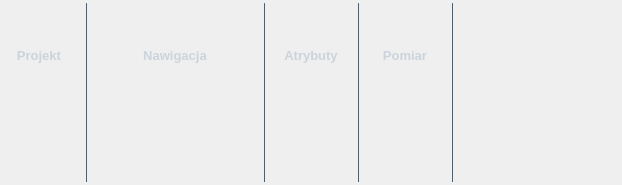
        <widget class="QWidget" name="main_tab">
         <property name="styleSheet">
          <string notr="true">QAbstractButton {
border-radius: 4px;
}</string>
         </property>
         <attribute name="title">
          <string>   Narzędzia podstawowe   </string>
         </attribute>
         <layout class="QGridLayout" name="gridLayout_3">
          <property name="sizeConstraint">
           <enum>QLayout::SetDefaultConstraint</enum>
          </property>
          <property name="leftMargin">
           <number>5</number>
          </property>
          <property name="topMargin">
           <number>3</number>
          </property>
          <property name="rightMargin">
           <number>5</number>
          </property>
          <property name="bottomMargin">
           <number>3</number>
          </property>
          <property name="horizontalSpacing">
           <number>8</number>
          </property>
          <property name="verticalSpacing">
           <number>5</number>
          </property>
          <item row="0" column="23" colspan="2">
           <widget class="QLabel" name="label_43">
            <property name="sizePolicy">
             <sizepolicy hsizetype="Preferred" vsizetype="Fixed">
              <horstretch>0</horstretch>
              <verstretch>0</verstretch>
             </sizepolicy>
            </property>
            <property name="minimumSize">
             <size>
              <width>0</width>
              <height>20</height>
             </size>
            </property>
            <property name="maximumSize">
             <size>
              <width>16777215</width>
              <height>13</height>
             </size>
            </property>
            <property name="font">
             <font>
              <family>Segoe UI</family>
              <pointsize>10</pointsize>
              <weight>75</weight>
              <italic>false</italic>
              <bold>true</bold>
             </font>
            </property>
            <property name="styleSheet">
             <string notr="true">color: rgb(203, 212, 220);
font: 10pt &quot;Segoe UI&quot; ;
font-weight: bold;</string>
            </property>
            <property name="text">
             <string>Pomiar</string>
            </property>
            <property name="alignment">
             <set>Qt::AlignHCenter|Qt::AlignTop</set>
            </property>
            <property name="margin">
             <number>-4</number>
            </property>
           </widget>
          </item>
          <item row="1" column="19">
           <widget class="QToolButton" name="btn_attr_2">
            <property name="minimumSize">
             <size>
              <width>30</width>
              <height>30</height>
             </size>
            </property>
            <property name="maximumSize">
             <size>
              <width>30</width>
              <height>30</height>
             </size>
            </property>
            <property name="text">
             <string/>
            </property>
            <property name="iconSize">
             <size>
              <width>24</width>
              <height>24</height>
             </size>
            </property>
           </widget>
          </item>
          <item row="1" column="23">
           <widget class="QToolButton" name="btn_miary_1">
            <property name="minimumSize">
             <size>
              <width>30</width>
              <height>30</height>
             </size>
            </property>
            <property name="maximumSize">
             <size>
              <width>30</width>
              <height>30</height>
             </size>
            </property>
            <property name="text">
             <string/>
            </property>
            <property name="iconSize">
             <size>
              <width>24</width>
              <height>24</height>
             </size>
            </property>
           </widget>
          </item>
          <item row="1" column="13">
           <widget class="QToolButton" name="btn_nav_1">
            <property name="minimumSize">
             <size>
              <width>30</width>
              <height>30</height>
             </size>
            </property>
            <property name="maximumSize">
             <size>
              <width>30</width>
              <height>30</height>
             </size>
            </property>
            <property name="text">
             <string/>
            </property>
            <property name="icon">
             <iconset>
              <normaloff>:/plugins/giap_layout/icons/panmap.png</normaloff>:/plugins/giap_layout/icons/panmap.png</iconset>
            </property>
            <property name="iconSize">
             <size>
              <width>24</width>
              <height>24</height>
             </size>
            </property>
           </widget>
          </item>
          <item row="2" column="15">
           <widget class="QToolButton" name="btn_nav_7">
            <property name="minimumSize">
             <size>
              <width>30</width>
              <height>30</height>
             </size>
            </property>
            <property name="maximumSize">
             <size>
              <width>30</width>
              <height>30</height>
             </size>
            </property>
            <property name="text">
             <string/>
            </property>
            <property name="iconSize">
             <size>
              <width>24</width>
              <height>24</height>
             </size>
            </property>
           </widget>
          </item>
          <item row="2" column="14">
           <widget class="QToolButton" name="btn_nav_6">
            <property name="minimumSize">
             <size>
              <width>30</width>
              <height>30</height>
             </size>
            </property>
            <property name="maximumSize">
             <size>
              <width>30</width>
              <height>30</height>
             </size>
            </property>
            <property name="text">
             <string/>
            </property>
            <property name="iconSize">
             <size>
              <width>24</width>
              <height>24</height>
             </size>
            </property>
           </widget>
          </item>
          <item row="1" column="0">
           <widget class="QToolButton" name="btn_projekt_1">
            <property name="minimumSize">
             <size>
              <width>30</width>
              <height>30</height>
             </size>
            </property>
            <property name="maximumSize">
             <size>
              <width>30</width>
              <height>30</height>
             </size>
            </property>
            <property name="text">
             <string/>
            </property>
            <property name="iconSize">
             <size>
              <width>24</width>
              <height>24</height>
             </size>
            </property>
           </widget>
          </item>
          <item row="2" column="13">
           <widget class="QToolButton" name="btn_nav_5">
            <property name="minimumSize">
             <size>
              <width>30</width>
              <height>30</height>
             </size>
            </property>
            <property name="maximumSize">
             <size>
              <width>30</width>
              <height>30</height>
             </size>
            </property>
            <property name="text">
             <string/>
            </property>
            <property name="iconSize">
             <size>
              <width>24</width>
              <height>24</height>
             </size>
            </property>
           </widget>
          </item>
          <item row="0" column="35" rowspan="4">
           <spacer name="horizontalSpacer_7">
            <property name="orientation">
             <enum>Qt::Horizontal</enum>
            </property>
            <property name="sizeHint" stdset="0">
             <size>
              <width>40</width>
              <height>20</height>
             </size>
            </property>
           </spacer>
          </item>
          <item row="0" column="18" rowspan="4">
           <widget class="Line" name="line_11">
            <property name="minimumSize">
             <size>
              <width>10</width>
              <height>0</height>
             </size>
            </property>
            <property name="styleSheet">
             <string notr="true">color: qlineargradient(spread:pad, x1:0, y1:1, x2:0, y2:0, stop:0 rgba(65, 97, 124, 255), stop:1 rgba(90, 135, 172, 255));</string>
            </property>
            <property name="frameShadow">
             <enum>QFrame::Plain</enum>
            </property>
            <property name="orientation">
             <enum>Qt::Vertical</enum>
            </property>
           </widget>
          </item>
          <item row="2" column="1">
           <widget class="QToolButton" name="btn_projekt_4">
            <property name="minimumSize">
             <size>
              <width>30</width>
              <height>30</height>
             </size>
            </property>
            <property name="maximumSize">
             <size>
              <width>30</width>
              <height>30</height>
             </size>
            </property>
            <property name="text">
             <string/>
            </property>
            <property name="iconSize">
             <size>
              <width>24</width>
              <height>24</height>
             </size>
            </property>
           </widget>
          </item>
          <item row="0" column="3" rowspan="4">
           <widget class="Line" name="line_16">
            <property name="minimumSize">
             <size>
              <width>10</width>
              <height>0</height>
             </size>
            </property>
            <property name="styleSheet">
             <string notr="true">color: qlineargradient(spread:pad, x1:0, y1:1, x2:0, y2:0, stop:0 rgba(65, 97, 124, 255), stop:1 rgba(90, 135, 172, 255));</string>
            </property>
            <property name="frameShadow">
             <enum>QFrame::Plain</enum>
            </property>
            <property name="orientation">
             <enum>Qt::Vertical</enum>
            </property>
           </widget>
          </item>
          <item row="1" column="20">
           <widget class="QToolButton" name="btn_attr_3">
            <property name="minimumSize">
             <size>
              <width>30</width>
              <height>30</height>
             </size>
            </property>
            <property name="maximumSize">
             <size>
              <width>30</width>
              <height>30</height>
             </size>
            </property>
            <property name="text">
             <string/>
            </property>
            <property name="iconSize">
             <size>
              <width>24</width>
              <height>24</height>
             </size>
            </property>
           </widget>
          </item>
          <item row="0" column="13" colspan="5">
           <widget class="QLabel" name="label_41">
            <property name="sizePolicy">
             <sizepolicy hsizetype="Preferred" vsizetype="Fixed">
              <horstretch>0</horstretch>
              <verstretch>0</verstretch>
             </sizepolicy>
            </property>
            <property name="minimumSize">
             <size>
              <width>0</width>
              <height>20</height>
             </size>
            </property>
            <property name="maximumSize">
             <size>
              <width>16777215</width>
              <height>13</height>
             </size>
            </property>
            <property name="font">
             <font>
              <family>Segoe UI</family>
              <pointsize>10</pointsize>
              <weight>75</weight>
              <italic>false</italic>
              <bold>true</bold>
             </font>
            </property>
            <property name="styleSheet">
             <string notr="true">color: rgb(203, 212, 220);
font: 10pt &quot;Segoe UI&quot; ;
font-weight: bold;</string>
            </property>
            <property name="text">
             <string>Nawigacja</string>
            </property>
            <property name="alignment">
             <set>Qt::AlignHCenter|Qt::AlignTop</set>
            </property>
            <property name="margin">
             <number>-4</number>
            </property>
            <property name="indent">
             <number>-1</number>
            </property>
           </widget>
          </item>
          <item row="2" column="19">
           <widget class="QToolButton" name="btn_attr_1">
            <property name="minimumSize">
             <size>
              <width>30</width>
              <height>30</height>
             </size>
            </property>
            <property name="maximumSize">
             <size>
              <width>30</width>
              <height>30</height>
             </size>
            </property>
            <property name="text">
             <string/>
            </property>
            <property name="iconSize">
             <size>
              <width>24</width>
              <height>24</height>
             </size>
            </property>
           </widget>
          </item>
          <item row="2" column="23">
           <widget class="QToolButton" name="btn_miary_3">
            <property name="minimumSize">
             <size>
              <width>30</width>
              <height>30</height>
             </size>
            </property>
            <property name="maximumSize">
             <size>
              <width>30</width>
              <height>30</height>
             </size>
            </property>
            <property name="text">
             <string/>
            </property>
            <property name="iconSize">
             <size>
              <width>24</width>
              <height>24</height>
             </size>
            </property>
           </widget>
          </item>
          <item row="2" column="20">
           <widget class="QToolButton" name="btn_attr_4">
            <property name="minimumSize">
             <size>
              <width>30</width>
              <height>30</height>
             </size>
            </property>
            <property name="maximumSize">
             <size>
              <width>30</width>
              <height>30</height>
             </size>
            </property>
            <property name="text">
             <string/>
            </property>
            <property name="iconSize">
             <size>
              <width>24</width>
              <height>24</height>
             </size>
            </property>
           </widget>
          </item>
          <item row="1" column="1">
           <widget class="QToolButton" name="btn_projekt_2">
            <property name="sizePolicy">
             <sizepolicy hsizetype="Fixed" vsizetype="Fixed">
              <horstretch>0</horstretch>
              <verstretch>0</verstretch>
             </sizepolicy>
            </property>
            <property name="minimumSize">
             <size>
              <width>30</width>
              <height>30</height>
             </size>
            </property>
            <property name="maximumSize">
             <size>
              <width>30</width>
              <height>30</height>
             </size>
            </property>
            <property name="text">
             <string/>
            </property>
            <property name="iconSize">
             <size>
              <width>24</width>
              <height>24</height>
             </size>
            </property>
           </widget>
          </item>
          <item row="1" column="15">
           <widget class="QToolButton" name="btn_nav_3">
            <property name="minimumSize">
             <size>
              <width>30</width>
              <height>30</height>
             </size>
            </property>
            <property name="maximumSize">
             <size>
              <width>30</width>
              <height>30</height>
             </size>
            </property>
            <property name="text">
             <string/>
            </property>
            <property name="iconSize">
             <size>
              <width>24</width>
              <height>24</height>
             </size>
            </property>
           </widget>
          </item>
          <item row="2" column="16">
           <widget class="QToolButton" name="btn_nav_8">
            <property name="minimumSize">
             <size>
              <width>30</width>
              <height>30</height>
             </size>
            </property>
            <property name="maximumSize">
             <size>
              <width>30</width>
              <height>30</height>
             </size>
            </property>
            <property name="text">
             <string/>
            </property>
            <property name="iconSize">
             <size>
              <width>24</width>
              <height>24</height>
             </size>
            </property>
           </widget>
          </item>
          <item row="0" column="22" rowspan="4">
           <widget class="Line" name="line_3">
            <property name="minimumSize">
             <size>
              <width>10</width>
              <height>0</height>
             </size>
            </property>
            <property name="styleSheet">
             <string notr="true">color: qlineargradient(spread:pad, x1:0, y1:1, x2:0, y2:0, stop:0 rgba(65, 97, 124, 255), stop:1 rgba(90, 135, 172, 255));</string>
            </property>
            <property name="frameShadow">
             <enum>QFrame::Plain</enum>
            </property>
            <property name="orientation">
             <enum>Qt::Vertical</enum>
            </property>
           </widget>
          </item>
          <item row="0" column="0" colspan="2">
           <widget class="QLabel" name="label_40">
            <property name="sizePolicy">
             <sizepolicy hsizetype="Preferred" vsizetype="Fixed">
              <horstretch>0</horstretch>
              <verstretch>0</verstretch>
             </sizepolicy>
            </property>
            <property name="minimumSize">
             <size>
              <width>0</width>
              <height>20</height>
             </size>
            </property>
            <property name="maximumSize">
             <size>
              <width>16777215</width>
              <height>13</height>
             </size>
            </property>
            <property name="font">
             <font>
              <family>Segoe UI</family>
              <pointsize>10</pointsize>
              <weight>75</weight>
              <italic>false</italic>
              <bold>true</bold>
             </font>
            </property>
            <property name="styleSheet">
             <string notr="true">color: rgb(203, 212, 220);
font: 10pt &quot;Segoe UI&quot; ;
font-weight: bold;</string>
            </property>
            <property name="text">
             <string>Projekt</string>
            </property>
            <property name="alignment">
             <set>Qt::AlignHCenter|Qt::AlignTop</set>
            </property>
            <property name="margin">
             <number>-4</number>
            </property>
           </widget>
          </item>
          <item row="0" column="19" colspan="2">
           <widget class="QLabel" name="label_42">
            <property name="sizePolicy">
             <sizepolicy hsizetype="Preferred" vsizetype="Fixed">
              <horstretch>0</horstretch>
              <verstretch>0</verstretch>
             </sizepolicy>
            </property>
            <property name="minimumSize">
             <size>
              <width>0</width>
              <height>20</height>
             </size>
            </property>
            <property name="maximumSize">
             <size>
              <width>16777215</width>
              <height>13</height>
             </size>
            </property>
            <property name="font">
             <font>
              <family>Segoe UI</family>
              <pointsize>10</pointsize>
              <weight>75</weight>
              <italic>false</italic>
              <bold>true</bold>
             </font>
            </property>
            <property name="styleSheet">
             <string notr="true">color: rgb(203, 212, 220);
font: 10pt &quot;Segoe UI&quot; ;
font-weight: bold;</string>
            </property>
            <property name="text">
             <string>Atrybuty</string>
            </property>
            <property name="alignment">
             <set>Qt::AlignHCenter|Qt::AlignTop</set>
            </property>
            <property name="margin">
             <number>-4</number>
            </property>
           </widget>
          </item>
          <item row="2" column="0">
           <widget class="QToolButton" name="btn_projekt_3">
            <property name="minimumSize">
             <size>
              <width>30</width>
              <height>30</height>
             </size>
            </property>
            <property name="maximumSize">
             <size>
              <width>30</width>
              <height>30</height>
             </size>
            </property>
            <property name="text">
             <string/>
            </property>
            <property name="iconSize">
             <size>
              <width>24</width>
              <height>24</height>
             </size>
            </property>
           </widget>
          </item>
          <item row="1" column="14">
           <widget class="QToolButton" name="btn_nav_2">
            <property name="minimumSize">
             <size>
              <width>30</width>
              <height>30</height>
             </size>
            </property>
            <property name="maximumSize">
             <size>
              <width>30</width>
              <height>30</height>
             </size>
            </property>
            <property name="text">
             <string/>
            </property>
            <property name="iconSize">
             <size>
              <width>24</width>
              <height>24</height>
             </size>
            </property>
           </widget>
          </item>
          <item row="1" column="24">
           <widget class="QToolButton" name="btn_miary_2">
            <property name="minimumSize">
             <size>
              <width>30</width>
              <height>30</height>
             </size>
            </property>
            <property name="maximumSize">
             <size>
              <width>30</width>
              <height>30</height>
             </size>
            </property>
            <property name="text">
             <string/>
            </property>
            <property name="iconSize">
             <size>
              <width>24</width>
              <height>24</height>
             </size>
            </property>
           </widget>
          </item>
          <item row="1" column="16">
           <widget class="QToolButton" name="btn_nav_4">
            <property name="minimumSize">
             <size>
              <width>30</width>
              <height>30</height>
             </size>
            </property>
            <property name="maximumSize">
             <size>
              <width>30</width>
              <height>30</height>
             </size>
            </property>
            <property name="text">
             <string/>
            </property>
            <property name="iconSize">
             <size>
              <width>24</width>
              <height>24</height>
             </size>
            </property>
           </widget>
          </item>
          <item row="0" column="28" rowspan="4">
           <widget class="Line" name="line_27">
            <property name="minimumSize">
             <size>
              <width>10</width>
              <height>0</height>
             </size>
            </property>
            <property name="styleSheet">
             <string notr="true">color: qlineargradient(spread:pad, x1:0, y1:1, x2:0, y2:0, stop:0 rgba(65, 97, 124, 255), stop:1 rgba(90, 135, 172, 255));</string>
            </property>
            <property name="frameShadow">
             <enum>QFrame::Plain</enum>
            </property>
            <property name="orientation">
             <enum>Qt::Vertical</enum>
            </property>
           </widget>
          </item>
          <item row="2" column="31">
           <widget class="QFrame" name="plugin_frame">
            <property name="lineWidth">
             <number>0</number>
            </property>
            <layout class="QGridLayout" name="gridLayout_12">
             <property name="leftMargin">
              <number>0</number>
             </property>
             <property name="topMargin">
              <number>0</number>
             </property>
             <property name="rightMargin">
              <number>0</number>
             </property>
             <property name="bottomMargin">
              <number>0</number>
             </property>
             <property name="horizontalSpacing">
              <number>8</number>
             </property>
             <property name="verticalSpacing">
              <number>5</number>
             </property>
            </layout>
           </widget>
          </item>
          <item row="0" column="36">
           <widget class="QPushButton" name="herb_icon_7">
            <property name="sizePolicy">
             <sizepolicy hsizetype="Minimum" vsizetype="Minimum">
              <horstretch>0</horstretch>
              <verstretch>0</verstretch>
             </sizepolicy>
            </property>
            <property name="minimumSize">
             <size>
              <width>104</width>
              <height>104</height>
             </size>
            </property>
            <property name="styleSheet">
             <string notr="true">background-color: none;</string>
            </property>
            <property name="text">
             <string/>
            </property>
            <property name="icon">
             <iconset>
              <normaloff>:/plugins/giap_layout/icons/giap_logo_big.png</normaloff>:/plugins/giap_layout/icons/giap_logo_big.png</iconset>
            </property>
            <property name="iconSize">
             <size>
              <width>90</width>
              <height>90</height>
             </size>
            </property>
           </widget>
          </item>
         </layout>
        </widget>
